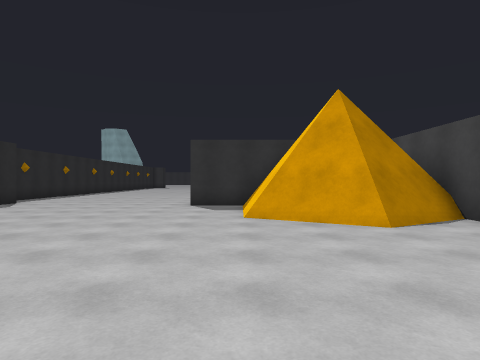
[1] (above)

17 first-person views from a walk through a Unity game level. The camera is 1.4 m above the floor, looks level and sees 75° across. The floor is counted in squares, 1.8 m on a side. Each view is taken from the middle of a square. On the plan, view 1 faces up. The plan holds only what a view shows up to about 11 squares ahead; the rest is blank. The place goes on beyond the plan. The player is left out. Some animated figures are left out.

[2]
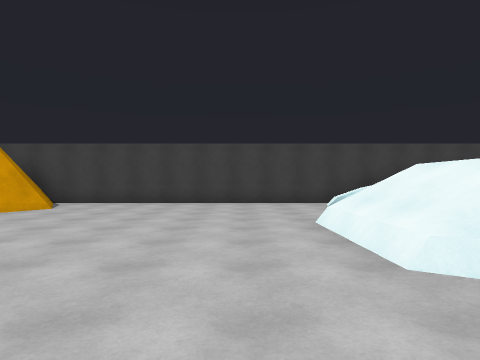

[3]
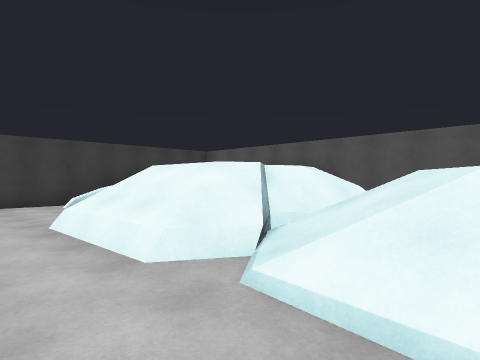

[4]
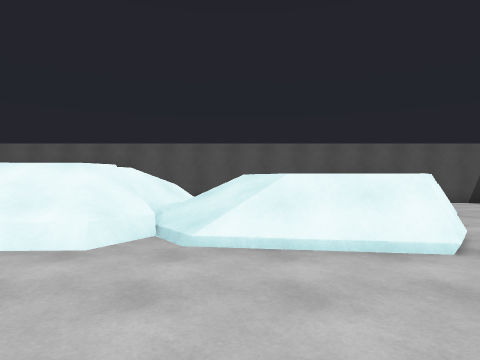

[5]
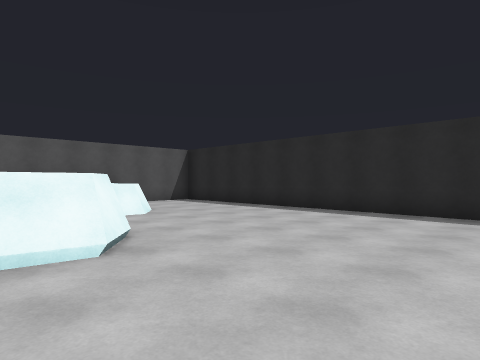

[6]
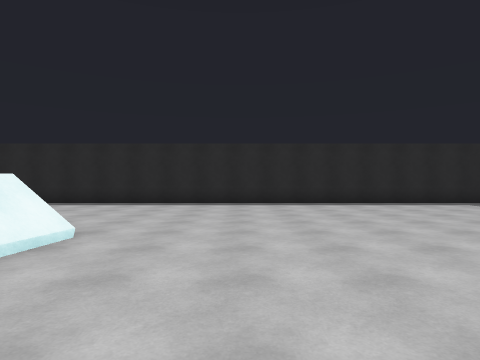

[7]
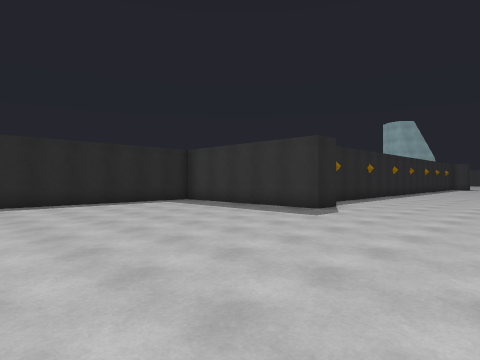

[8]
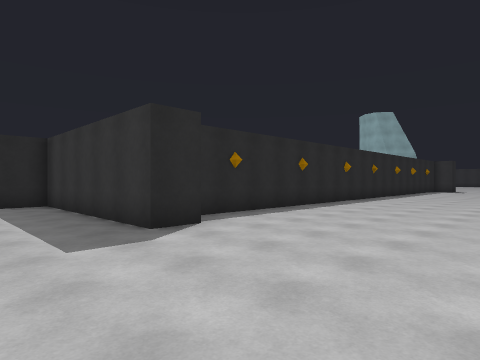

[9]
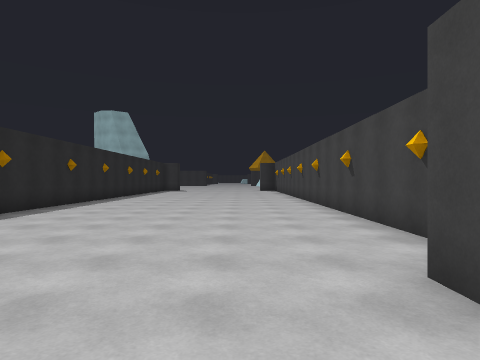

[10]
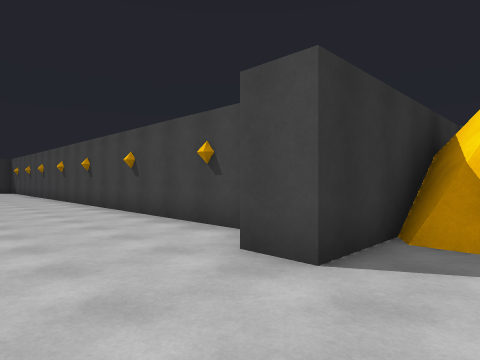

[11]
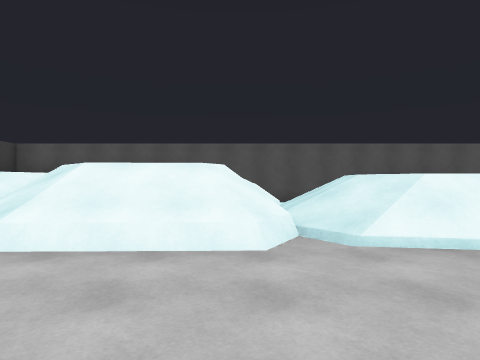

[12]
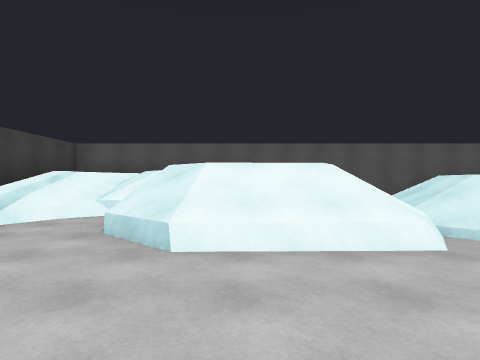

[13]
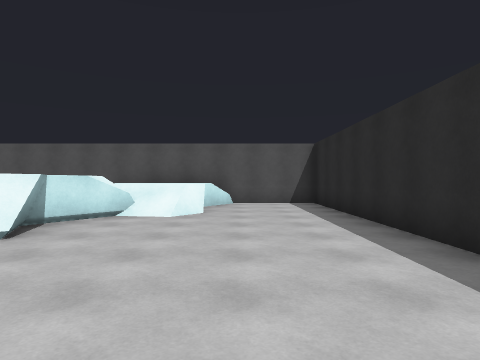

[14]
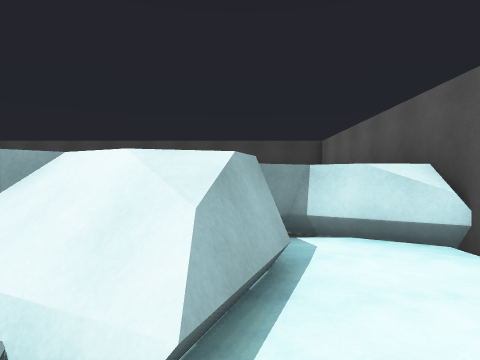

[15]
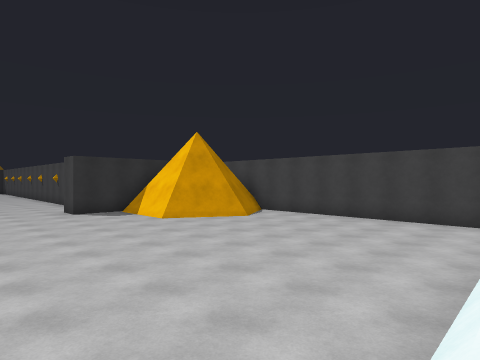

[16]
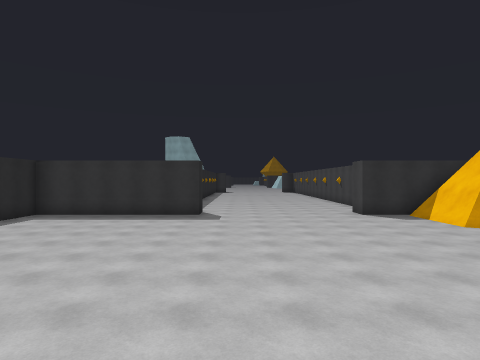

[17]
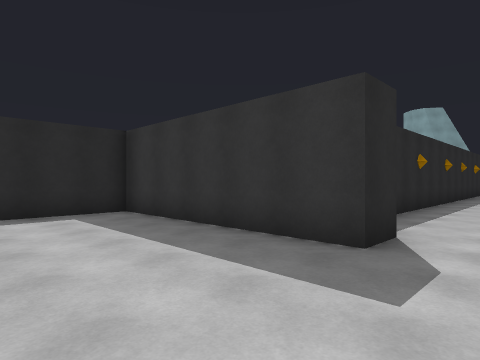

### Floor plan
Key: @ floor where view 1 was taken; # wall or solid block; . main floor; : floor 0.75 m higher than the main floor; + floor 1 m higher than the main floor; * floor 1.25 m higher than the main floor; % floor 1.5 m higher than the main floor; & floor 1.75 m higher than the main floor; $ floor 2 m higher than the main floor; / step, stairs or slope; = window, fence, low wall or low ledge; ^ raised ledge; v drop or lower ground.
Columns run from 14 left of view 1 to 5 right of it. Each row starts with its distance up from view 1.
 19      #........#
 18      #........#
 17      #........#
 16      #........#
 15      #........#
 14      #........#
 13      #........#
 12      #........#
 11      #........#
 10 #######......###
  9 #.............=##
  8 #.............=##
  7 #.............=####
  6 #..............#####
  5 #................=.#
  4 #..................#
  3 #..................#
  2 #..................#
  1 #..................#
  0 #.............@....#
 -1 #..................#
 -2 #.....=////::::....#
 -3 #.....v %//=#&%:...#
 -4 #.....v  //=# $:.==#
 -5 #...=/=  //*$  ==+ #
 -6 #...=*/  .==## &*%&#
 -7 #...=**   ...#  %& #
 -8 #.../*///  ..#===  #
 -9 ############## ##^^^

Positions as (right, up) in squares from view 1, and headings:
1: (0, 0), facing up
2: (-6, 0), facing right
3: (-6, 0), facing down-right
4: (-5, 2), facing down
5: (-6, 2), facing down-left
6: (-3, 1), facing left
7: (-3, 2), facing up-left
8: (-3, 7), facing up-left
9: (-3, 8), facing up
10: (-4, 8), facing up-right
11: (-3, 2), facing down
12: (-1, 2), facing down
13: (-11, 2), facing down
14: (-5, -6), facing right
15: (-5, -2), facing up-right
16: (-6, -2), facing up
17: (-6, 6), facing up-left
